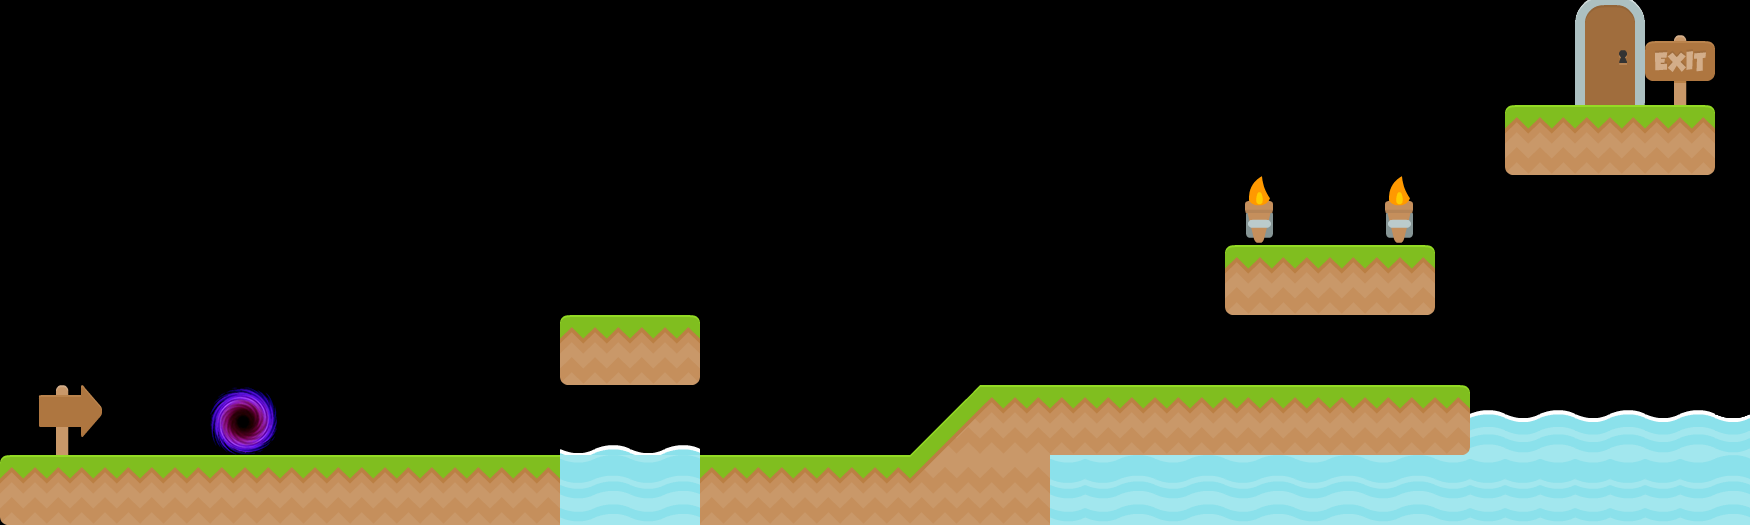

Rendered tile map (Tiled .tmx) drawn with the repository's tilesets; below, a short description and the map source with its tile grids summarised:
An orthogonal 50x15 tile map with 35x35 px tiles, 5 tile layers (Background, Platform, DOor, Key, ...).

<map version="1.0" orientation="orthogonal" renderorder="right-down" width="50" height="15" tilewidth="35" tileheight="35" nextobjectid="1">
 <tileset firstgid="1" name="tileset" tilewidth="70" tileheight="70" spacing="2" margin="2" tilecount="196">
  <image source="../tileset.png" width="1024" height="1024" />
 </tileset>
 <layer name="Background" width="50" height="15">
  <data>[750 cells, 27 non-empty, 4 distinct tile ids]</data>
 </layer>
 <layer name="Platform" width="50" height="15">
  <data>[750 cells, 29 non-empty, 6 distinct tile ids]</data>
 </layer>
 <layer name="DOor" width="50" height="15">
  <data>[750 cells, 3 non-empty, 3 distinct tile ids]</data>
 </layer>
 <layer name="Key" width="50" height="15">
  <data>[750 cells, 0 non-empty, 0 distinct tile ids]</data>
 </layer>
 <layer name="Portal" width="50" height="15">
  <data>[750 cells, 1 non-empty, 1 distinct tile ids]</data>
 </layer>
</map>
